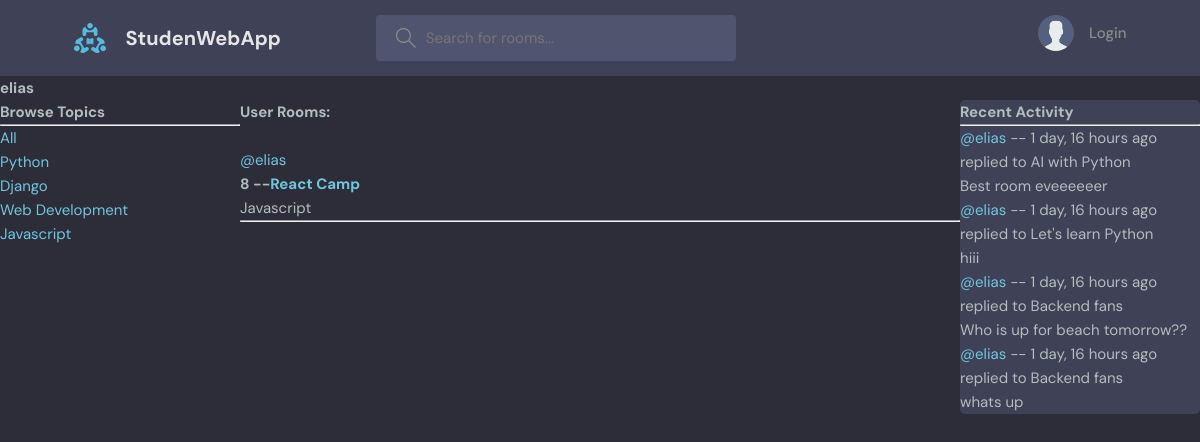
Page /profile/5 on the earlier database version.
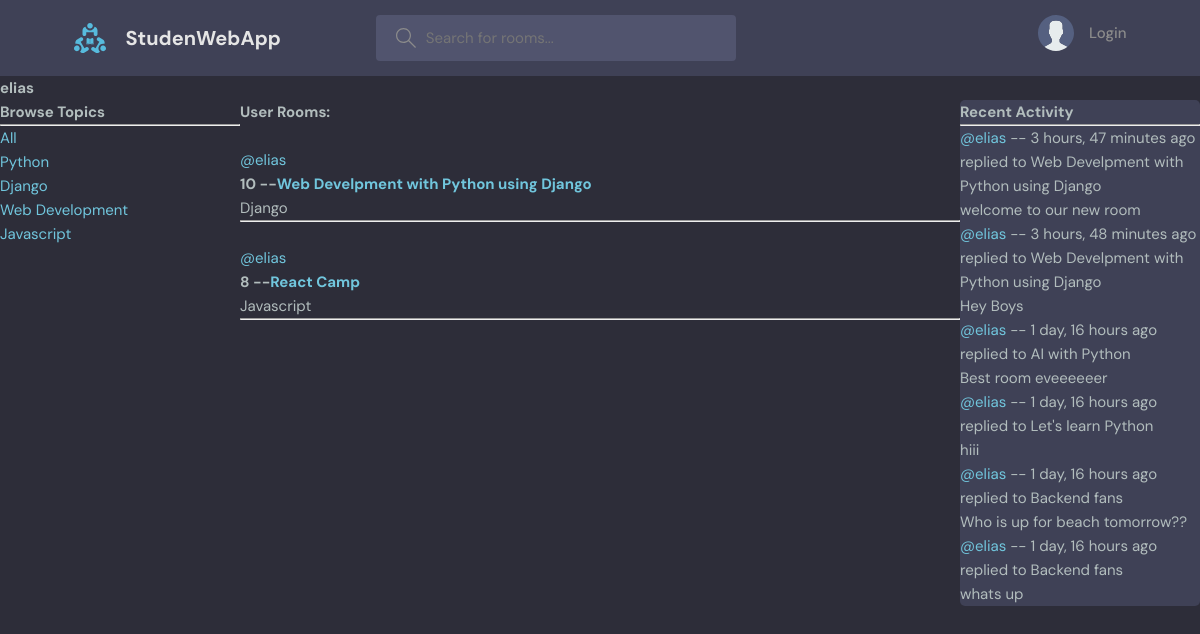
Same page on the later database version.
### base/models.py (models this page shows, shortened)
class Topic(models.Model):
    name = models.CharField(max_length=200)

class Room(models.Model):
    host = models.ForeignKey(User, on_delete=models.SET_NULL, null=True)
    topic = models.ForeignKey(Topic, on_delete=models.SET_NULL, null=True)
    name = models.CharField(max_length=200)
    description = models.TextField(null=True, blank=True)
    participants = models.ManyToManyField(User, related_name="participants", blank=True)
    updated = models.DateTimeField(auto_now=True)
    created = models.DateTimeField(auto_now_add=True)
    class Meta:
        ordering = ['-updated','-created']
    def __str__(self) -> str:
        return self.name

class Message(models.Model):
    user = models.ForeignKey(User, on_delete=models.CASCADE)
    room = models.ForeignKey( Room, on_delete=models.CASCADE)
    body = models.TextField()
    updated = models.DateTimeField(auto_now=True)
    created = models.DateTimeField(auto_now_add=True)
    class Meta:
        ordering = ['-updated','-created']
    def __str__(self) -> str:
        return self.body[0:50]

### base/views.py (the view)
# urls.py: path('profile/<str:pk>', views.userProfile, name='user-profile'),
def userProfile(request, pk):
    user = User.objects.get(id=pk)
    rooms = user.room_set.all()
    room_messages = user.message_set.all()
    topics = Topic.objects.all()
    context = {
        'user' : user,
        'rooms' : rooms,
        'room_messages' : room_messages,
        'topics' : topics
    }
    return render(request, 'base/profile.html', context)

### base/templates/base/profile.html (shortened to what this page needs)
{% extends 'layout.html' %}
{% block mainBlock %}
    <h1>{{ user.username }}</h1>
    <div class="profile-container">
        <div class="user-rooms">
            {% include 'base/topics_components.html' %}
        </div>
        <div class="topics">
            <h3>User Rooms:</h3>
            {% include 'base/feed_component.html' %}
        </div>
        <div class = "activities">
            {% include 'base/activity_component.html' %}
        </div>
    </div>
{% endblock mainBlock %}

### templates/layout.html (shortened to what this page needs)
<!DOCTYPE html>
{% load static %}
<html lang="en">
  <head>
    <link rel="stylesheet" href="{% static 'styles/style.css' %}" />
  </head>
  <body>
        {% include 'navbar.html' %}
        {% block mainBlock %}
        {% endblock mainBlock %}
  </body>
</html>

### templates/navbar.html (shortened to what this page needs)
{% load static %}
<header class="header header--loggedIn">
    <div class="container">
      <a href="{% url 'home' %}" class="header__logo">
        <img src="{% static 'images/logo.svg' %}" />
        <h1>StudenWebApp</h1>
      </a>
      <form class="header__search" action="{% url 'home' %}" method="get">
        <label>
          <input type="text" name="q" placeholder="Search for rooms..." />
        </label>
      </form>
      <nav class="header__menu">
    {% if request.user.is_authenticated %}
        <div class="header__user">
          <a href="{% url 'user-profile' request.user.id %}">
            <div class="avatar avatar--medium active">
              <img src="https://randomuser.me/api/portraits/men/37.jpg" />
            </div>
            <p>{{ request.user.username }} <span>@{{ request.user.username }}</span></p>
          </a>
          <button class="dropdown-button">
            <svg version="1.1" xmlns="http://www.w3.org/2000/svg" width="32" height="32" viewBox="0 0 32 32">
              <title>chevron-down</title>
              <path d="M16 21l-13-13h-3l16 16 16-16h-3l-13 13z"></path>
            </svg>
          </button>
        </div>
     {% else %}
        <a href="{% url 'login' %}">
          <img src="{% static 'images/avatar.svg' %}" />
          <p>Login</p>
        </a>
    {% endif %}
      </nav>
    </div>
  </header>

### base/templates/base/topics_components.html
<h3>Browse Topics</h3>
<hr>
<div>
    <a href="{% url 'home' %}">All</a>
</div>
{% for topic in topics  %}
    <div>
        <a href="{% url 'home' %}?q={{ topic.name }}">{{ topic.name }}</a>
    </div>
{% endfor %}

### base/templates/base/feed_component.html (shortened to what this page needs)
{% for room in rooms %}
<div>
    <br>
    <span><a href="{% url 'user-profile' room.host.id %}">@{{ room.host.username}}</a></span>
    <h5>{{ room.id }} --<a href="{% url 'room' room.id %}">{{ room.name }}</a></h5>
    <small>{{ room.topic.name }}</small>
    <hr>
</div>
{% endfor %}

### base/templates/base/activity_component.html (shortened to what this page needs)
<h3>Recent Activity</h3>
<hr>
{% for sms in room_messages %}
    <div>
        <small> <a href="{% url 'user-profile' sms.user.id %}">@{{ sms.user }}</a> -- {{ sms.created|timesince}} ago</small>
        <br>
        <small>replied to {{ sms.room }}</small>
        <p>
            {{sms}}
        </p>
    </div>
{% endfor %}

### static/styles/style.css (style rules this page uses)
:root { --color-main: #71c6dd; --color-main-light: #e1f6fb; --color-dark: #3f4156; --color-dark-medium: #51546e; --color-dark-light: #696d97; --color-light: #e5e5e5; --color-gray: #8b8b8b; --color-light-gray: #b2bdbd; --color-bg: #2d2d39; --color-success: #5dd693; --color-error: #fc4b0b; }
* { font-family: "DM Sans", -apple-system, BlinkMacSystemFont, "Segoe UI", Roboto, Oxygen, Ubuntu, Cantarell, "Open Sans", "Helvetica Neue", sans-serif; margin: 0; padding: 0; box-sizing: border-box; text-rendering: optimizeLegibility; font-size: inherit; }
html { font-size: 56.25%; }
@media only screen and (min-width: 1200px) { html { font-size: 62.5%; } }
body { line-height: 1.6; font-weight: 400; font-size: 1.5rem; color: var(--color-light-gray); background-color: var(--color-bg); min-height: 100vh; }
img { width: 100%; }
a { display: inline-block; color: var(--color-main); text-decoration: none; }
.container { max-width: 120rem; width: 90%; margin: auto; }
.header { padding: 1.5rem; background-color: var(--color-dark); }
.header > .container { display: flex; gap: 9.5rem; }
.header__logo, .header__user { display: flex; gap: 2rem; align-items: center; }
.header__logo > img { height: 3.2rem; width: 3.2rem; }
.header__logo > h1 { font-weight: 700; font-size: 2rem; color: var(--color-light); }
.header__search > label { background-color: var(--color-dark-medium); padding: 1.3rem 1rem; display: flex; align-items: center; gap: 1rem; border-radius: 4px; }
.header__search svg { fill: var(--color-gray); width: 2rem; height: 2rem; margin-left: 1rem; }
.header__search input { width: 30rem; background: transparent; border: none; outline: none; color: var(--color-light); }
.header__menu { margin-left: auto; position: relative; }
.header__menu a { display: flex; gap: 1.5rem; align-items: center; font-weight: 500; text-decoration: none; color: var(--color-gray); }
.header__menu img { height: 3.6rem; }
.header__menu p { line-height: 1.2; }
.activities { background: var(--color-dark); border-radius: 5px; overflow: hidden; }

### base/templates/base/profile.html (style rules this page uses)
.profile-container { display: grid; grid-template-columns: 1fr 3fr 1fr; }

Differences in the rows shown:
added Room: host.username "elias", id "10", name "Web Develpment with Python using Django", topic.name "Django"
added Message: user "elias", created "3 hours, 47 minutes", room "Web Develpment with Python using Django", body "welcome to our new room"
added Message: user "elias", created "3 hours, 48 minutes", room "Web Develpment with Python using Django", body "Hey Boys"
